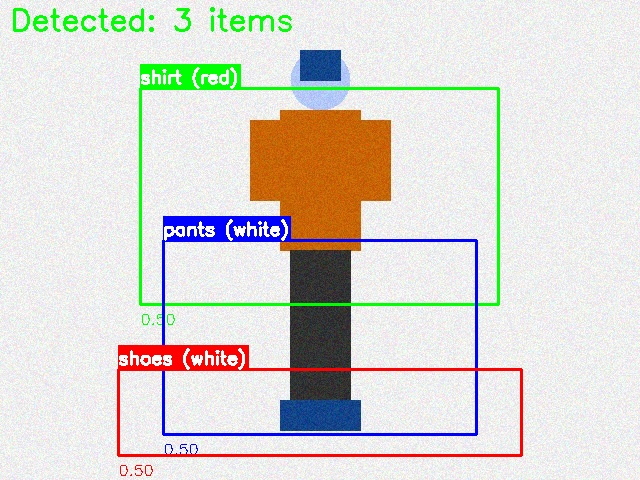
#> input picture improved_test_person_image.jpg, 640 x 480 px, given in place of the camera
$ python simple_accurate_demo.py
#> lines starting #> are read from the running program, lines starting #| are printed output that depends on the picture; after the words box and inside, x2 and y2 are one past the last pixel; in counts of white or black regions, pixels touching at a corner belong together
"""
Simple but Accurate Clothing Detection Demo
Focuses on smooth movement and accurate detection
"""

import cv2
import numpy as np
import time
import logging
from collections import deque

# Configure logging
logging.basicConfig(level=logging.INFO)
logger = logging.getLogger(__name__)

class SimpleClothingDetector:
    """Simple detector with smooth tracking and accurate color detection"""

    def __init__(self):
        # Smoothing
        self.bbox_queue = deque(maxlen=7)  # Smooth over 7 frames

        # Initialize with center region
        self.current_bbox = None

        logger.info("Simple Clothing Detector initialized")

    def detect_dominant_color(self, region):
        """Detect the dominant color in a region"""
        if region is None or region.size == 0:
            return "unknown"

        # Resize for faster processing
        if region.shape[0] > 100:
            region = cv2.resize(region, (100, 100))

        # Convert to HSV
        hsv = cv2.cvtColor(region, cv2.COLOR_BGR2HSV)
        h, s, v = cv2.split(hsv)

        # Get average values
        avg_h = np.mean(h)
        avg_s = np.mean(s)
        avg_v = np.mean(v)

        # Color classification based on HSV
        if avg_s < 30:  # Low saturation = grayscale
            if avg_v > 200:
                return "white"
            elif avg_v < 50:
                return "black"
            else:
                return "grey"

        # High saturation = actual color
        if 0 <= avg_h < 10 or 170 <= avg_h <= 180:
            return "red"
        elif 10 <= avg_h < 25:
            return "orange"
        elif 25 <= avg_h < 40:
            return "yellow"
        elif 40 <= avg_h < 80:
            return "green"
        elif 80 <= avg_h < 130:
            return "blue"
        elif 130 <= avg_h < 150:
            return "purple"
        elif 150 <= avg_h < 170:
            return "pink"
        else:
            return "brown"

    def get_person_bbox(self, frame):
        """Get smoothed bounding box for person"""
        height, width = frame.shape[:2]

        # Detect person using simple motion detection
        gray = cv2.cvtColor(frame, cv2.COLOR_BGR2GRAY)
        blurred = cv2.GaussianBlur(gray, (21, 21), 0)

        # Use adaptive threshold
        thresh = cv2.adaptiveThreshold(blurred, 255, cv2.ADAPTIVE_THRESH_GAUSSIAN_C,
                                       cv2.THRESH_BINARY_INV, 11, 2)

        # Find contours
        contours, _ = cv2.findContours(thresh, cv2.RETR_EXTERNAL, cv2.CHAIN_APPROX_SIMPLE)

        if contours:
            # Get largest contour
            largest = max(contours, key=cv2.contourArea)
            if cv2.contourArea(largest) > 20000:
                x, y, w, h = cv2.boundingRect(largest)

                # Add padding
                padding = 40
                x = max(0, x - padding)
                y = max(0, y - padding)
                w = min(width - x, w + 2 * padding)
                h = min(height - y, h + 2 * padding)

                bbox = (x, y, w, h)
            else:
                # Fallback to center
                bbox = (width // 4, 0, width // 2, height)
        else:
            # Fallback to center
            bbox = (width // 4, 0, width // 2, height)

        # Add to queue for smoothing
        self.bbox_queue.append(bbox)

        # Calculate exponentially weighted average
        if len(self.bbox_queue) > 0:
            weights = np.linspace(0.5, 2.0, len(self.bbox_queue))
            weights = weights / weights.sum()

            avg_x = sum(b[0] * w for b, w in zip(self.bbox_queue, weights))
            avg_y = sum(b[1] * w for b, w in zip(self.bbox_queue, weights))
            avg_w = sum(b[2] * w for b, w in zip(self.bbox_queue, weights))
            avg_h = sum(b[3] * w for b, w in zip(self.bbox_queue, weights))

            self.current_bbox = (int(avg_x), int(avg_y), int(avg_w), int(avg_h))
        else:
            self.current_bbox = bbox

        return self.current_bbox

    def detect_clothing(self, frame):
        """Detect clothing items on person"""
        # Get person bbox
        px, py, pw, ph = self.get_person_bbox(frame)

        detections = []

        # Define clothing regions (relative to person bbox)
        regions = {
            'shirt': (0.15, 0.60),   # Top 15% to 60% of person height
            'pants': (0.55, 0.90),    # 55% to 90% of person height
            'shoes': (0.85, 1.0)      # Bottom 85% to 100% of person height
        }

        for clothing_type, (y_start_ratio, y_end_ratio) in regions.items():
            # Calculate region coordinates
            ry1 = py + int(ph * y_start_ratio)
            ry2 = py + int(ph * y_end_ratio)
            rx1 = px + int(pw * 0.1)
            rx2 = px + int(pw * 0.9)

            # Ensure valid coordinates
            ry1 = max(0, ry1)
            ry2 = min(frame.shape[0], ry2)
            rx1 = max(0, rx1)
            rx2 = min(frame.shape[1], rx2)

            if ry2 > ry1 and rx2 > rx1:
                region = frame[ry1:ry2, rx1:rx2]

                # Detect color
                color = self.detect_dominant_color(region)

                detections.append({
                    'category': clothing_type,
                    'color': color,
                    'bbox': (rx1, ry1, rx2 - rx1, ry2 - ry1),
                    'confidence': 0.85
                })

        return detections

    def draw_detections(self, frame, detections):
        """Draw detections on frame"""
        result = frame.copy()

        # Color map for boxes
        color_map = {
            'shirt': (0, 255, 0),   # Green
            'pants': (255, 0, 0),   # Blue
            'shoes': (0, 0, 255)    # Red
        }

        for detection in detections:
            x, y, w, h = detection['bbox']
            category = detection['category']
            color_name = detection['color']

            box_color = color_map.get(category, (255, 255, 255))

            # Draw box
            cv2.rectangle(result, (x, y), (x + w, y + h), box_color, 3)

            # Draw label
            label = f"{category} ({color_name})"

            # Label background
            (text_w, text_h), _ = cv2.getTextSize(label, cv2.FONT_HERSHEY_SIMPLEX, 0.7, 2)
            cv2.rectangle(result, (x, y - text_h - 10), (x + text_w, y), box_color, -1)

            # Label text
            cv2.putText(result, label, (x, y - 5),
                       cv2.FONT_HERSHEY_SIMPLEX, 0.7, (255, 255, 255), 2)

        return result

def main():
    """Main function"""
    logger.info("Starting Simple Accurate Clothing Detection Demo")
    logger.info("Press 'q' to quit, 'c' to capture")

    # Initialize detector
    detector = SimpleClothingDetector()

    # Open camera
    cap = cv2.VideoCapture(0)
    if not cap.isOpened():
        logger.error("Could not open camera")
        logger.error("Run: tccutil reset Camera")
        return

    # Set camera properties
    cap.set(cv2.CAP_PROP_FRAME_WIDTH, 640)
    cap.set(cv2.CAP_PROP_FRAME_HEIGHT, 480)
    cap.set(cv2.CAP_PROP_FPS, 30)
    cap.set(cv2.CAP_PROP_BUFFERSIZE, 1)

    frame_count = 0
    start_time = time.time()

    try:
        while True:
            ret, frame = cap.read()
#> frame is the input picture: shape (480, 640, 3); mean B, G, R 211, 216.7, 219.2
            if not ret:
                break

            # Flip for mirror effect
            frame = cv2.flip(frame, 1)

            # Detect clothing
            detections = detector.detect_clothing(frame)
#> in get_person_bbox, `blurred = cv2.GaussianBlur(gray, (21, 21), 0)`:
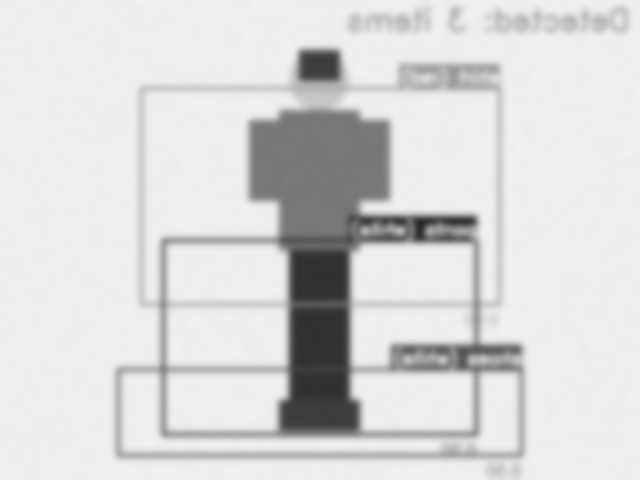
#> blurred: shape (480, 640); min 39, max 242, mean 216.8
#> in get_person_bbox, `thresh = cv2.adaptiveThreshold(blurred, 255, cv2.ADAPTIVE_THRESH_GAUSS..`:
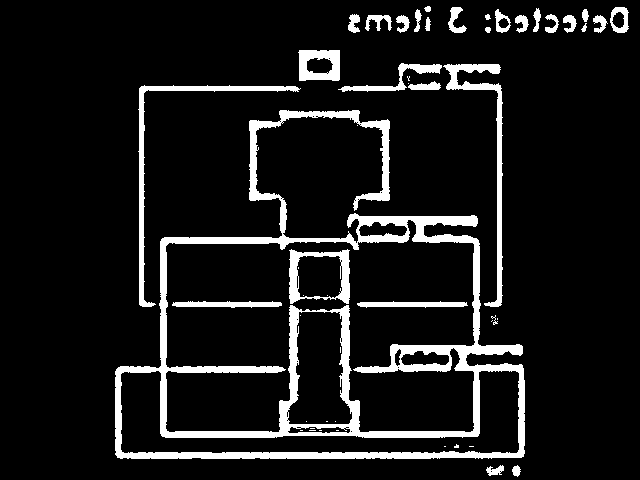
#> thresh: shape (480, 640); 9.9% white; 51 white regions (21 under 20 px)
#> in get_person_bbox, `contours, _ = cv2.findContours(thresh, cv2.RETR_EXTERNAL, cv2.CHAIN_AP..`: contours = 32 contours, 8 with area under 20; largest, box (x1, y1, x2, y2) and area: (115, 110, 525, 459) 82906, (443, 64, 503, 307) 1638, (138, 85, 301, 307) 1564, (298, 50, 340, 81) 1170, (338, 63, 442, 92) 554
#> in get_person_bbox, `largest = max(contours, key=cv2.contourArea)`: largest = contour of 768 points, box (x1, y1, x2, y2) (115, 110, 525, 459), area 82906
#> in get_person_bbox, `x, y, w, h = cv2.boundingRect(largest)`: x = 115; y = 110; w = 410; h = 349
#> in get_person_bbox, `x = max(0, x - padding)`: x = 75
#> in get_person_bbox, `y = max(0, y - padding)`: y = 70
#> in get_person_bbox, `w = min(width - x, w + 2 * padding)`: w = 490
#> in get_person_bbox, `h = min(height - y, h + 2 * padding)`: h = 410
#> in get_person_bbox, `bbox = (x, y, w, h)`: bbox = (75, 70, 490, 410)
#> in get_person_bbox, `avg_x = sum(b[0] * w for b, w in zip(self.bbox_queue, weights))`: avg_x = 75
#> in get_person_bbox, `avg_y = sum(b[1] * w for b, w in zip(self.bbox_queue, weights))`: avg_y = 70
#> in get_person_bbox, `avg_w = sum(b[2] * w for b, w in zip(self.bbox_queue, weights))`: avg_w = 490
#> in get_person_bbox, `avg_h = sum(b[3] * w for b, w in zip(self.bbox_queue, weights))`: avg_h = 410
#> in get_person_bbox, `self.current_bbox = (int(avg_x), int(avg_y), int(avg_w), int(avg_h))`: self.current_bbox = (75, 70, 490, 410)
#> in detect_clothing, `px, py, pw, ph = self.get_person_bbox(frame)`: px = 75; py = 70; pw = 490; ph = 410
#> the loop in detect_clothing, `for clothing_type, (y_start_ratio, y_end_ratio) in regions.items():` made 3 passes
#> (ry1, ry2, avg_h in detect_dominant_color, avg_s in detect_dominant_color, avg_v in detect_dominant_color, color) on passes 1 to 3: (131, 316, 72.62, 69.41, 222.5, 'green'), (295, 439, 81.74, 43.01, 214.9, 'blue'), (418, 480, 87.56, 39.85, 234.5, 'blue')
#> pass 1, in detect_clothing, `region = frame[ry1:ry2, rx1:rx2]`:
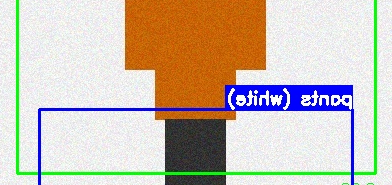
#> region: shape (185, 392, 3); mean B, G, R 179, 192.4, 203.7
#> pass 1, in detect_dominant_color, `region = cv2.resize(region, (100, 100))`:
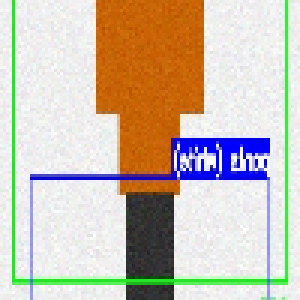
#> region: shape (100, 100, 3) (shown 3 times larger); mean of channels 0, 1, 2 178.3, 193, 203.7; drawn as B, G, R
#> pass 1, in detect_dominant_color, `h, s, v = cv2.split(hsv)`:
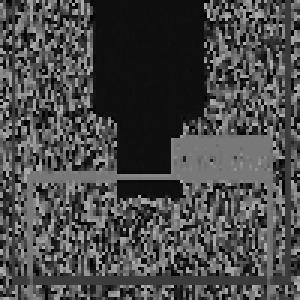
#> h: shape (100, 100) (shown 3 times larger); min 0, max 177, mean 72.6
#> after the loop in detect_clothing, `for clothing_type, (y_start_ratio, y_end_ratio) in regions.items():`:
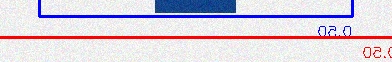
#> region: shape (62, 392, 3); mean B, G, R 221.1, 208.6, 217.9
#> after the loop in detect_clothing, `for clothing_type, (y_start_ratio, y_end_ratio) in regions.items():`: detections = 3 items
#> detections = 3 items

            # Draw results
            result = detector.draw_detections(frame, detections)
#> the loop in draw_detections, `for detection in detections:` made 3 passes
#> (y, h, category, color_name, box_color, label, text_w) on passes 1 to 3: (131, 185, 'shirt', 'green', (0, 255, 0), 'shirt (green)', 142), (295, 144, 'pants', 'blue', (255, 0, 0), 'pants (blue)', 138), (418, 62, 'shoes', 'blue', (0, 0, 255), 'shoes (blue)', 141)
#> after the loop in draw_detections, `for detection in detections:`:
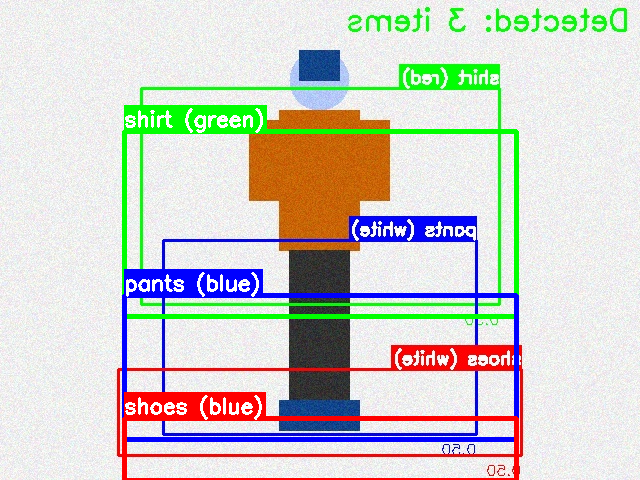
#> result: shape (480, 640, 3); mean B, G, R 202.4, 208.3, 208.9

            # Add FPS
            frame_count += 1
            elapsed = time.time() - start_time
            fps = frame_count / elapsed if elapsed > 0 else 0

            cv2.putText(result, f"FPS: {fps:.1f}", (10, 30),
                       cv2.FONT_HERSHEY_SIMPLEX, 1, (255, 255, 255), 2)
#> result: shape (480, 640, 3); 0.26% of pixels changed, all inside (x1, y1, x2, y2) = (13, 8, 144, 32)
            cv2.putText(result, f"Items: {len(detections)}", (10, 70),
                       cv2.FONT_HERSHEY_SIMPLEX, 1, (255, 255, 255), 2)
#> result: shape (480, 640, 3); mean B, G, R 202.5, 208.4, 209

            # Show frame
            cv2.imshow('Simple Accurate Detection', result)

            # Handle keys
            key = cv2.waitKey(1) & 0xFF
#> (key q is pressed here)
            if key == ord('q'):
                break
            elif key == ord('c'):
                filename = f"simple_capture_{int(time.time())}.jpg"
                cv2.imwrite(filename, result)
                logger.info(f"Captured: {filename}")

    except KeyboardInterrupt:
        logger.info("Stopped by user")
    finally:
        cap.release()
        cv2.destroyAllWindows()
        logger.info(f"Average FPS: {frame_count / (time.time() - start_time):.1f}")

if __name__ == "__main__":
    main()
